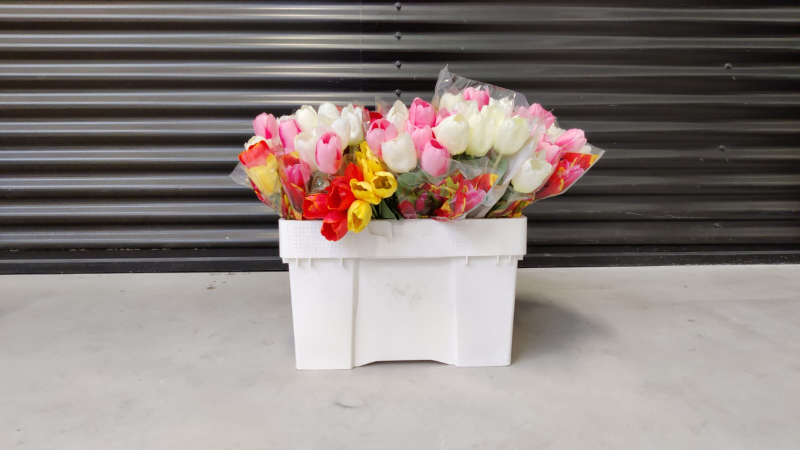
#> input picture Dero black.jpeg, 1600 x 900 px (shown at 1/2 size)
$ python main.py
#> lines starting #> are read from the running program, lines starting #| are printed output that depends on the picture; after the words box and inside, x2 and y2 are one past the last pixel; in counts of white or black regions, pixels touching at a corner belong together
# written for python 3.7

import cv2
import numpy as np


def nothing():
    pass


img = cv2.imread('Dero black.jpeg')
#> img is the input picture: shape (900, 1600, 3); mean B, G, R 125.6, 129.1, 138.9
img = img[0:435, :]
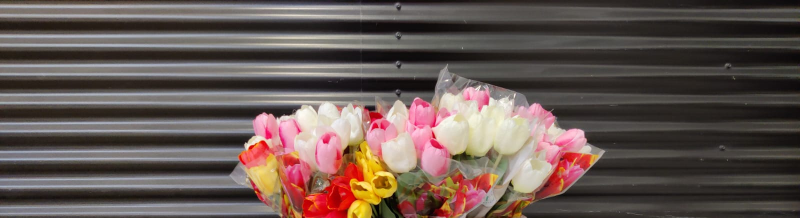
#> img: shape (435, 1600, 3) (shown at 1/2 size); mean B, G, R 83, 87.8, 102.5
copy = img.copy()
height, width = img.shape[:2]
#> height = 435; width = 1600

cv2.namedWindow('trackbars')

cv2.createTrackbar('L-H', 'trackbars', 0, 179, nothing)
cv2.createTrackbar('L-S', 'trackbars', 0, 255, nothing)
cv2.createTrackbar('L-V', 'trackbars', 149, 255, nothing)
cv2.createTrackbar('U-H', 'trackbars', 179, 179, nothing)
cv2.createTrackbar('U-S', 'trackbars', 255, 255, nothing)
cv2.createTrackbar('U-V', 'trackbars', 255, 255, nothing)
upper_buffer = np.array([179, 255, 255])
lower_buffer = np.array([0, 0, 0])

while True:
    hsv = cv2.cvtColor(img, cv2.COLOR_BGR2HSV)
#> hsv: shape (435, 1600, 3); mean H, S, V 47.4, 50.2, 103.5

# Trackbars for the HSV upper and lower limits
    l_h = cv2.getTrackbarPos('L-H', 'trackbars')
    l_s = cv2.getTrackbarPos('L-S', 'trackbars')
    l_v = cv2.getTrackbarPos('L-V', 'trackbars')
    u_h = cv2.getTrackbarPos('U-H', 'trackbars')
    u_s = cv2.getTrackbarPos('U-S', 'trackbars')
    u_v = cv2.getTrackbarPos('U-V', 'trackbars')

    lower_range = np.array([l_h, l_s, l_v])
    upper_range = np.array([u_h, u_s, u_v])

    conditions = [
        upper_range[0] != upper_buffer[0],
        upper_range[1] != upper_buffer[1],
        upper_range[2] != upper_buffer[2],
        lower_range[0] != lower_buffer[0],
        lower_range[1] != lower_buffer[1],
        lower_range[2] != lower_buffer[2]
    ]
# print the new HSV values is the sliders are changed
    if any(conditions):
        print(lower_range, upper_range)
        upper_buffer, lower_buffer = upper_range, lower_range
    mask = cv2.inRange(hsv, lower_range, upper_range)
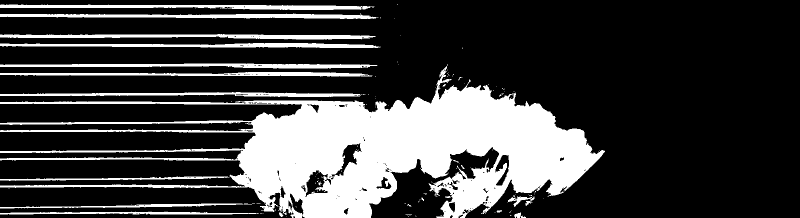
#> mask: shape (435, 1600) (shown at 1/2 size); 24.9% white; 126 white regions (106 under 20 px), largest, box (x1, y1, x2, y2) and area: (0, 128, 1210, 435) 134090, (0, 26, 757, 38) 5087, (0, 68, 752, 79) 5030
    res = cv2.bitwise_and(img, img, mask=mask)
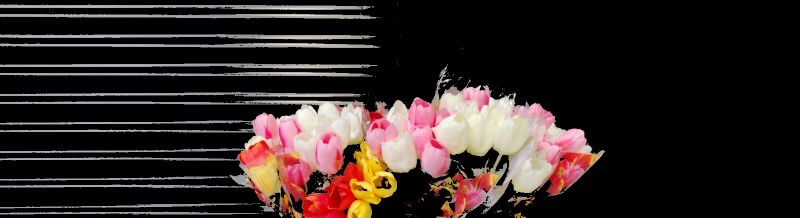
#> res: shape (435, 1600, 3) (shown at 1/2 size); mean B, G, R 36.3, 38.6, 49.2
    kernel = cv2.getStructuringElement(cv2.MORPH_CROSS, (3, 3))

    erode = cv2.erode(res, kernel, iterations=1)
    erode = cv2.erode(erode, kernel, iterations=1)
    erode = cv2.erode(erode, kernel, iterations=1)
    erode = cv2.erode(erode, kernel, iterations=1)
    erode = cv2.erode(erode, kernel, iterations=1)
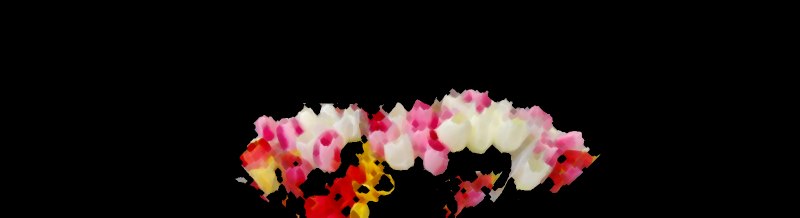
#> erode: shape (435, 1600, 3) (shown at 1/2 size); mean B, G, R 16.8, 18.2, 28.7
    erode2 = cv2.cvtColor(erode, cv2.COLOR_BGR2GRAY)
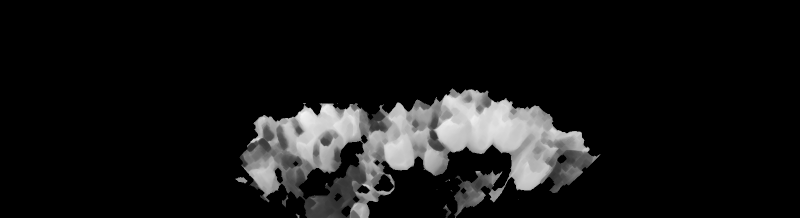
#> erode2: shape (435, 1600) (shown at 1/2 size); min 0, max 245, mean 21.2
    ret, thresh = cv2.threshold(erode2, 10, 255, cv2.THRESH_BINARY)
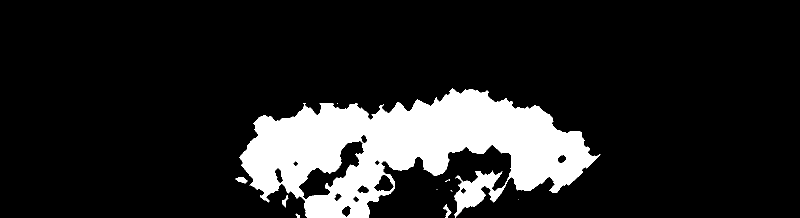
#> thresh: shape (435, 1600) (shown at 1/2 size); 14.2% white; 12 white regions (7 under 20 px)

    contours, hierarchy = cv2.findContours(thresh, cv2.RETR_TREE, cv2.CHAIN_APPROX_SIMPLE)
#> contours = 24 contours, 7 with area under 20; largest, box (x1, y1, x2, y2) and area: (479, 177, 1201, 435) 104222, (596, 281, 729, 400) 5210, (747, 348, 789, 384) 859, (549, 335, 567, 368) 324, (682, 410, 703, 435) 300
    arr = []
    for i in range(len(contours)):
        area = cv2.contourArea(contours[i])
        arr.append(area)
#> this loop made 24 passes
#> area on passes 1, 2, 4, 9, 12, 13, 14, 15, 16, 17, 18, 19: 23, 127, 96, 154.5, 104221.5, 299.5, 103.5, 157, 90.5, 278.5, 859, 324.5
#> after the loop, arr = [23, 127, 0, 96, 2, 0, 2.5, 3.5, 154.5, 0, 6, 104221.5, 299.5, 103.5, 157, 90.5, 278.5, 859, 324.5, 72, 72, 227.5, 5210, 162.5]

    pos = (arr.index(max(arr)))
#> pos = 11
    cnt = contours[pos]
#> cnt = contour of 992 points, box (x1, y1, x2, y2) (479, 177, 1201, 435), area 104222
    M = cv2.moments(cnt)
#> M = moments, m00 104221.5, centre m10/m00, m01/m00 = (811.6, 300.8)

# Calculate the centroid of the contour
    cx, cy = int(M['m10']/M['m00']), int(M['m01']/M['m00'])
#> cx = 811; cy = 300

# Determine the highest point of the contour
    top = tuple(cnt[cnt[:, :, 1].argmin()][0])
#> top = (904, 177)

# draw shapes into the existing image
    cv2.drawContours(copy, contours, pos, (255, 19, 25), 3)
    cv2.circle(copy, (cx, cy), 5, (0, 0, 255), thickness=-1, lineType=8, shift=0)
#> copy: shape (435, 1600, 3); mean B, G, R 85.2, 85.6, 99.5
    cv2.line(copy, (0, cy), (width, cy), (0, 0, 255), 2)
    cv2.circle(copy, top, 5, (0, 255, 0), thickness=-1, lineType=8, shift=0)
#> copy: shape (435, 1600, 3); mean B, G, R 84.3, 84.7, 100.2
    cv2.line(copy, (0, top[1]), (width, top[1]), (0, 255, 0), 2)
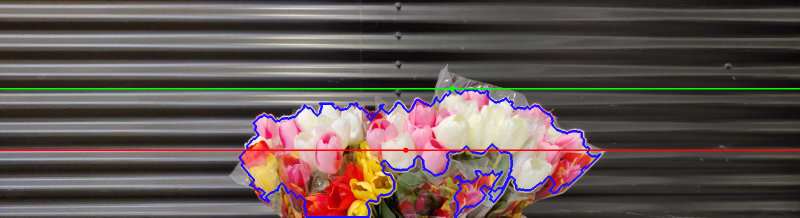
#> copy: shape (435, 1600, 3) (shown at 1/2 size); mean B, G, R 84, 86.2, 99.9

# show images
    cv2.imshow('cutout', thresh)
    cv2.imshow('original', img)
    cv2.imshow('Flowers', copy)

    if cv2.waitKey(1) == 27:
#> (key Esc is pressed here)
        break

$ run again, with Dero wit.jpeg copied over Dero black.jpeg
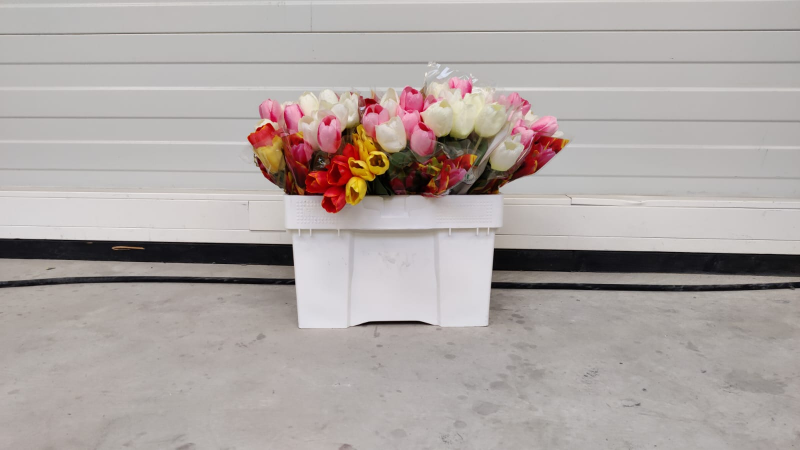
#> input picture Dero wit.jpeg, 1600 x 900 px (shown at 1/2 size)
#> img is the input picture: shape (900, 1600, 3); mean B, G, R 163.5, 166, 174.1
#> img: shape (435, 1600, 3)
#> hsv: shape (435, 1600, 3); mean H, S, V 33.7, 26.9, 183.2
#> `mask = cv2.inRange(hsv, lower_range, upper_range)`:
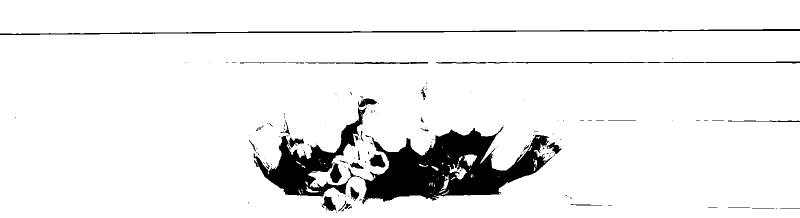
#> mask: shape (435, 1600) (shown at 1/2 size); 92.6% white; 163 black regions (127 under 20 px), largest, box (x1, y1, x2, y2) and area: (507, 213, 1105, 408) 40091, (0, 58, 1600, 70) 4337, (873, 123, 1600, 127) 1527
#> thresh: shape (435, 1600); 84.5% white; 28 black regions
#> contours = 46 contours, 9 with area under 20; largest, box (x1, y1, x2, y2) and area: (0, 67, 1600, 435) 568040, (0, 0, 1600, 63) 90166, (492, 186, 1129, 431) 69392, (446, 118, 862, 134) 5248, (683, 274, 767, 356) 1594
#> the loop `for i in range(len(contours)):` made 46 passes
#> area on passes 1 to 8: 568040, 288, 156, 96, 1060.5, 84, 96, 297
#> after the loop `for i in range(len(contours)):`: arr = 46 values, max 568040 at index 0, min 0 at index 21, mean 16134.1
#> pos = 0
#> cnt = contour of 227 points, box (x1, y1, x2, y2) (0, 67, 1600, 435), area 568040
#> M = moments, m00 568040, centre m10/m00, m01/m00 = (789.9, 253.8)
#> cx = 789; cy = 253
#> top = (1280, 67)
#> `cv2.line(copy, (0, top[1]), (width, top[1]), (0, 255, 0), 2)`:
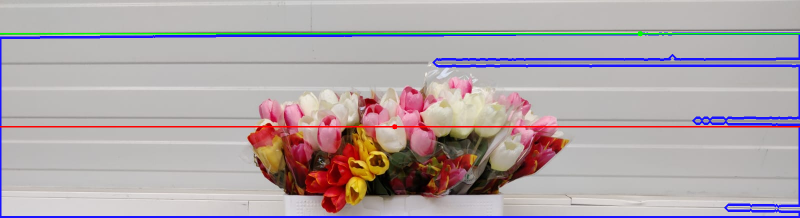
#> copy: shape (435, 1600, 3) (shown at 1/2 size); mean B, G, R 168.7, 165.8, 176.7
